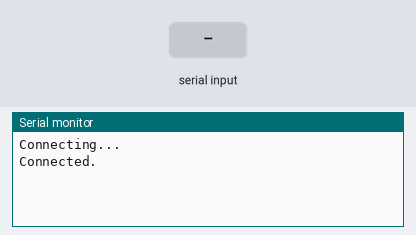
Simulated run of this sketch. Board: ESP8266 (NodeMCU). On the bench: the last lines printed to the serial monitor. Inputs (shaded band) come from the test bench. WiFi joins after 1.5 s; servers stay silent unless stated.

Above: at 5.8 s.
5.9 s: "90,45\n" received over the second serial link
At 7.11 s:
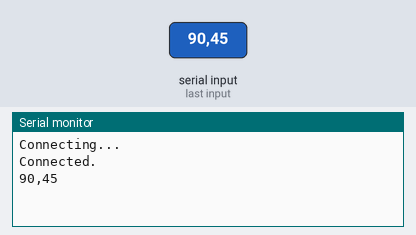
8.7 s: "200\n" received over the second serial link
At 9.91 s:
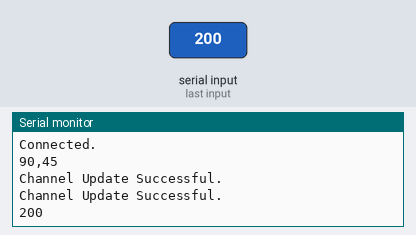
11.2 s: "1,90,45\n" received over the second serial link
At 12.52 s:
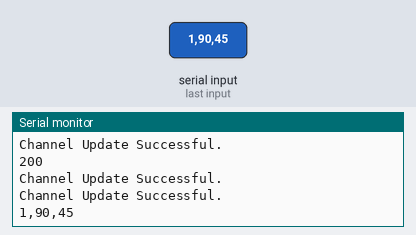

The sketch:

nodemcu.ino
```cpp
#include <SoftwareSerial.h>
#include <ESP8266WiFi.h>
#include "ThingSpeak.h"

SoftwareSerial mySerial (D1, D2);

/* Add your SSID and password below. */
const char* ssid = "";
const char* password = "";

WiFiClient  client;

/* Add your Thingspeak channel number and write API key below. */
unsigned long myChannelNumber = 0;
const char * myWriteAPIKey = "";

unsigned long lastTime = 0;
unsigned long timerDelay = 1;

void setup() {
  Serial.begin(9600);
  mySerial.begin(9600);
  WiFi.mode(WIFI_STA);
  ThingSpeak.begin(client);
}

void loop() {
  if ((millis() - lastTime) > timerDelay)
  {
    if (WiFi.status() != WL_CONNECTED)
    {
      Serial.println("Connecting...");
      while (WiFi.status() != WL_CONNECTED) {
        WiFi.begin(ssid, password);
        delay(5000);
      }
      Serial.println("Connected.");
    }

    String msg = mySerial.readStringUntil('\r');
    msg.toFloat();
    Serial.println(msg);
    msg = msg.toFloat();

    int x = ThingSpeak.writeField(myChannelNumber, 1, msg, myWriteAPIKey);

    if (x == 200) {
      Serial.println("Channel Update Successful.");
    }
    else {
      Serial.println("Channel Update Unsuccessful. HTTP Error Code: " + String(x));
    }

    lastTime = millis();
  }
}
```

Measured:
- after the input at 5.9 s, the serial monitor: prints a new line after 1.0 s (image 1)
- after the input at 8.7 s, the serial monitor: prints a new line after 1.0 s (image 2)
- after the input at 11.2 s, the serial monitor: prints a new line after 1.1 s (image 3)
